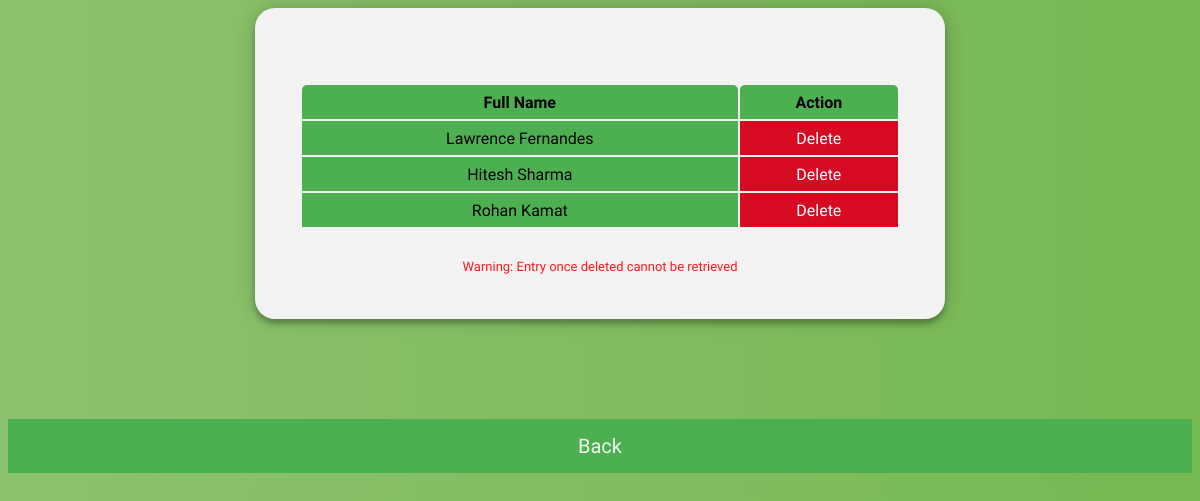
Page /ManagingSystem/showemployee.php on the earlier database version.
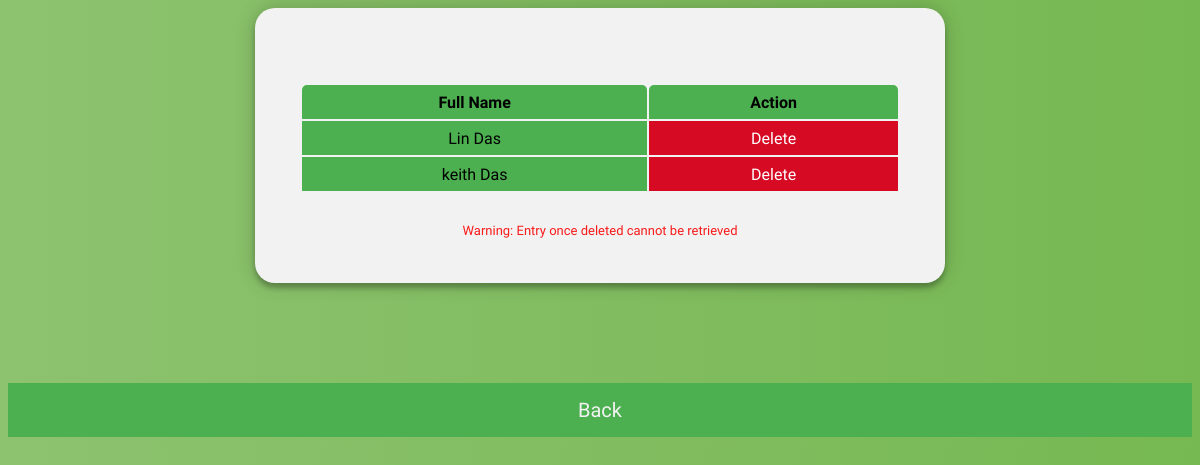
Same page on the later database version.
### tables this page shows
CREATE TABLE `employees` (
  `id` int(11) NOT NULL,
  `firstname` varchar(100) NOT NULL,
  `lastname` varchar(100) NOT NULL,
  `phone` varchar(100) NOT NULL,
  `address` varchar(100) NOT NULL,
  `email` varchar(100) NOT NULL,
  `password` varchar(100) NOT NULL,
  `cpassword` varchar(100) NOT NULL
);

### ManagingSystem/showemployee.php (the view, shortened to what this page needs)
<?php
	$db = mysqli_connect('localhost', 'root', '', 'login');
	$results = mysqli_query($db, "SELECT * FROM employees");
	$disp = '<div class="table-page">
			 	<div class="form">
					<table id="display">
						<thead>
						<tr>
							<th colspan="1" style="text-align:center">Full Name</th>
							<th colspan="1" style="text-align:center">Action</th>
						</tr>
						</thead>';
	while ($row = mysqli_fetch_array($results)) {
		$disp .= '<tr>
					<td class="disp_name" style="text-align:center">'. $row['firstname'] . " " . $row['lastname'] . '</td>
					<td class="del_btn" style="text-align:center" data-id="'. $row['id'] .'">Delete</td>
				  </tr>';
	}
	$disp .= '</table>
			  <p class=msg>Warning: Entry once deleted cannot be retrieved</p>
			</div>
			</div>';
?>
<!DOCTYPE html>
<html>
<head>
	<link rel="stylesheet" type="text/css" href="style/style-showemployee.css">
</head>
<body>
	<?php echo $disp; ?>
	<div class="wrap">
		<button class="btn" type="button" name="back" id="back" onclick="window.location = 'manager.php'">Back</button>
	</div>
</body>
</html>

### ManagingSystem/style/style-showemployee.css (style rules this page uses)
.form { position: relative; z-index: 1; background: #f2f2f2; max-width: 600px; margin: 0 auto 100px; padding: 45px; text-align: center; border-radius: 20px; box-shadow: 0 0 20px 0 rgba(0, 0, 0, 0.2), 0 5px 5px 0 rgba(0, 0, 0, 0.24); }
.wrap button { font-family: 'Ubuntu', sans-serif; outline: 0; background: #4CAF50; width: 100%; border: 0; padding: 15px; color: #f2f2f2; font-size: 20px; font-weight: bold 700; -webkit-transition: all 0.3 ease; transition: all 0.3 ease; cursor: pointer; }
.form .msg { margin: 15px 0 0; font-size: 13px; color: #f91a1a; text-decoration: none; }
body { background: #76b852; background: -webkit-linear-gradient(right, #76b852, #8DC26F); background: -moz-linear-gradient(right, #76b852, #8DC26F); background: -o-linear-gradient(right, #76b852, #8DC26F); background: linear-gradient(to left, #76b852, #8DC26F); font-family: 'Ubuntu', sans-serif; -webkit-font-smoothing: antialiased; -moz-osx-font-smoothing: grayscale; }
table { width: 100%; margin: 30px auto; text-align: left; }
tr { background-color: #4CAF50; }
th { border-top-left-radius: 5px; border-top-right-radius: 5px; height: 30px; padding: 2px; }
td { height: 30px; padding: 2px; }
.del_btn { text-decoration: none; padding: 2px 5px; color: white; background: #d60a23; cursor: pointer; }
.wrap { text-align: center; }

Differences in the rows shown:
removed employees: firstname "Lawrence", lastname "Fernandes"
removed employees: firstname "Rohan", lastname "Kamat"
added employees: firstname "Lin", lastname "Das"
changed employees: firstname "Hitesh" → "keith"; lastname "Sharma" → "Das"
